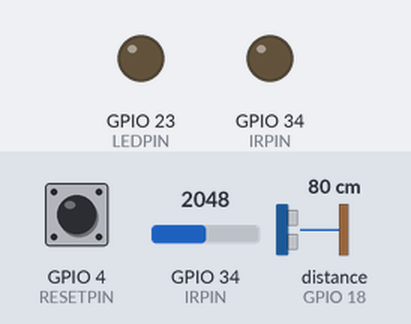
Simulated run of this program. Board: ESP32. Parts: output pins drawn as LEDs (lit = HIGH). Wiring (inferred from the names in the program): ultrasonic range finder: trigger GPIO 5; echo GPIO 18. Inputs (shaded band) come from the test bench; at power-on: GPIO 34 (IRPIN) = 2048, GPIO 4 (RESETPIN) HIGH, distance to the obstacle (sensor on GPIO 18) 80 cm. The echo pulse lasts 58.3 µs per cm; WiFi joins after 1.5 s; servers stay silent unless stated; the local clock reads 2024-03-15 10:24:30 at power-on unless the program sets it; storage starts empty; pins used as bus, display or sensor lines are not drawn; what the program prints to the serial monitor is not drawn.

Above: at 3.2 s.
3.3 s: GPIO 34 (IRPIN) set to 214
4.8 s: GPIO 34 (IRPIN) set to 179
At 5.4 s:
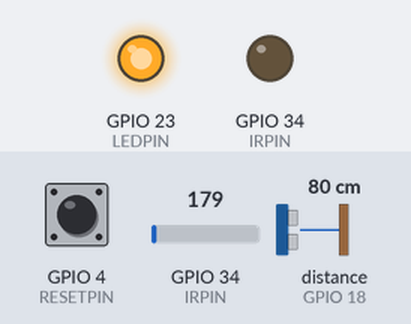
6.5 s: GPIO 34 (IRPIN) set to 240
At 7.6 s:
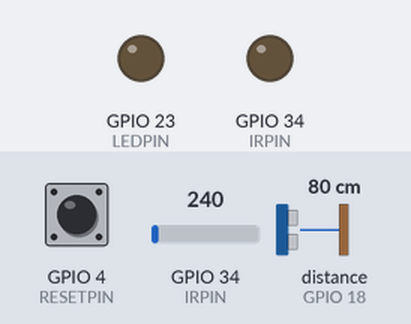
8.5 s: GPIO 34 (IRPIN) set to 160
At 9.1 s:
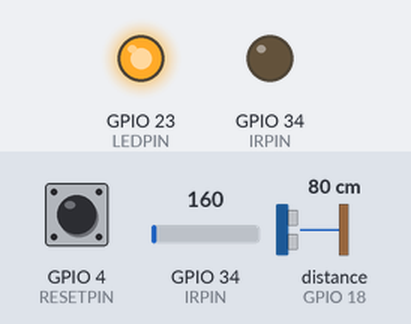
Timing chart, 0 to 11.0 s (numbered marks = the images above; inputs shaded):
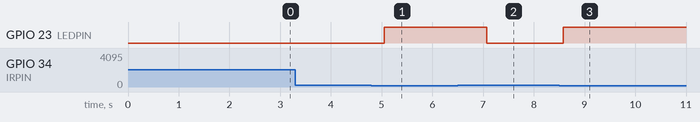

The program:

main.cpp
```cpp
#include <Arduino.h>
#include "SPIFFS.h"
#include <WiFi.h>
#include <AsyncTCP.h>
#include <ESPAsyncWebServer.h>
#include <ArduinoJson.h>
#include <time.h>

#define RESETPIN 4
#define LEDPIN 23
#define IRPIN 34
#define TRIGPIN 5
#define ECHOPIN 18
#define SOUND_SPEED 0.034 // in micro secs

// Server Variables
const char* _ssid = "SINGTEL-BE9C (2.4G)";
const char* _password = "oopheishoh";
AsyncWebServer server(80);
String processors(const String& var);
StaticJsonDocument<200> doc;
AsyncEventSource events("/events");
struct tm timeinfo;

int IRsensorvalue;
long duration;
float distanceCm;
int objcount = 0;

char objectcounter[128];
char filldepth[128];
char time_data[128];

unsigned long lastTime = 0;
unsigned long lastTimeDelay = 500;
unsigned long lastTime_Data = 0;
unsigned long lastTimeDelay_Data = 1000;

const char* ntpServer = "pool.ntp.org";
unsigned long Epoch_Time;
unsigned long Get_Epoch_Time();

String processors(const String& var){

  snprintf(objectcounter, sizeof(objectcounter), "%d ", objcount );
  snprintf(filldepth, sizeof(filldepth), "%f", distanceCm);
  snprintf(time_data, sizeof(time_data), "%d/%d/%d %d:%d:%d", timeinfo.tm_mday, timeinfo.tm_mon+1, timeinfo.tm_year-100, timeinfo.tm_hour,timeinfo.tm_min,timeinfo.tm_sec);

  if(var == "objectPlaceholder"){
    return objectcounter;
  }
  else if(var == "depthPlaceholder"){
    return filldepth;
  }
  else if(var == "timePlaceholder"){
    return time_data;
  }
  return String();
}

void initWIFI(){
  WiFi.begin(_ssid, _password);
  while (WiFi.status() != WL_CONNECTED) {
    delay(1000);
    Serial.println("Connecting to WiFi..");
  }

  // Print ESP Local IP Address
  Serial.println(WiFi.localIP());
}

void initSPIFFS() {
  if (!SPIFFS.begin(true)) {
    Serial.println("Error mounting SPIFFS");
  }
  Serial.println("SPIFFS mounted successfully");
}

String getPackageData(){
  String holder;
  doc["objectcounter"] = String(objcount);
  doc["filldepth"] = String(distanceCm);
  serializeJson(doc, holder);
  doc.clear();
  return String(holder);
}

String getTimeData(){
  String holder;
  doc["sec"] = String(timeinfo.tm_sec);
  doc["min"] = String(timeinfo.tm_min);
  doc["hr"] = String(timeinfo.tm_hour);
  doc["dd"] = String(timeinfo.tm_mday);
  doc["mm"] = String(timeinfo.tm_mon + 1);
  doc["yy"] = String(timeinfo.tm_year-100);
  serializeJson(doc, holder);
  doc.clear();
  return String(holder);
}

void setup() {
  Serial.begin(115200);

  initWIFI();
  initSPIFFS();
  configTime(28800, 0, ntpServer);

  pinMode(RESETPIN, INPUT);
  pinMode(LEDPIN, OUTPUT);
  pinMode(IRPIN, OUTPUT);
  pinMode(TRIGPIN, OUTPUT); // Sets the trigPin as an Output
  pinMode(ECHOPIN, INPUT); // Sets the echoPin as an Input

  server.on("/", HTTP_GET, [](AsyncWebServerRequest *request){
    request->send(SPIFFS, "/index.html", "text/html", false, processors);
  });

  server.on("/chart.min.js", HTTP_GET, [](AsyncWebServerRequest *request){
    request->send(SPIFFS, "/chart.min.js", "text/javascript");
  });

  server.serveStatic("/", SPIFFS, "/");

  server.onNotFound([](AsyncWebServerRequest *request){
    request->send(404, "text/plain", "The content you are looking for was not found.");
  });

  // Handle Web Server Events
  events.onConnect([](AsyncEventSourceClient *client){
    if(client->lastId()){
      Serial.printf("Client reconnected! Last message ID that it got is: %u\n", client->lastId());
    }
    // send event with message "hello!", id current millis
    // and set reconnect delay to 1 second
    client->send("hello!", NULL, millis(), 10000);
  });
  server.addHandler(&events);

  // Start server
  server.begin();

}
// https://cdnjs.cloudflare.com/ajax/libs/Chart.js/3.5.1/chart.min.js
void loop() {


  if (!getLocalTime(&timeinfo)) {
      //Serial.println("Failed to obtain time");
      return;
  }
  //Serial.println(&timeinfo, "%B %d %Y %H : %M : %S");
  //Serial.println(String(timeinfo.tm_sec) +  String(timeinfo.tm_min) + "Hours: " + String(timeinfo.tm_hour) + "day: " + String(timeinfo.tm_mday) + "mon: " +String(timeinfo.tm_mon) + "yr: " +String(timeinfo.tm_year));

  IRsensorvalue = analogRead(IRPIN);
  if(IRsensorvalue < 200) {
    digitalWrite(LEDPIN, HIGH);
    objcount++;
    delay(500);
  }
  else{
    digitalWrite(LEDPIN, LOW);
  }

  if(digitalRead(RESETPIN) == 0){
    objcount = 0;
  }

  // Clears the trigPin
  digitalWrite(TRIGPIN, LOW);
  delayMicroseconds(2);
  // Sets the trigPin on HIGH state for 10 micro seconds
  digitalWrite(TRIGPIN, HIGH);
  delayMicroseconds(10);
  digitalWrite(TRIGPIN, LOW);

  // Reads the echoPin, returns the sound wave travel time in microseconds
  duration = pulseIn(ECHOPIN, HIGH);

  // Calculate the distance, prevent errors
  if (duration < 64000)
    distanceCm = duration * SOUND_SPEED/2;

  if ((millis() - lastTime) > lastTimeDelay) {
    // Send Events to the Web Server with the Sensor Readings
    events.send(getPackageData().c_str(),"packageData",millis());
    lastTime = millis();
    //Serial.println(getPackageData().c_str());
  }

  if ((millis() - lastTime_Data) > lastTimeDelay_Data) {
    // Send Events to the Web Server with the Sensor Readings
    events.send(getTimeData().c_str(),"time",millis());
    lastTime_Data = millis();
    //Serial.println(getTimeData().c_str());
  }


  // Prints the distance in the Serial Monitor
  //Serial.print("Distance (cm): ");
  //Serial.println(objcount);
  //Serial.println(distanceCm);

  //float voltage = IRsensorvalue * (3.3 / 4096.0);
  //Serial.println(IRsensorvalue);
  //Serial.println(voltage);
  //Serial.println(duration);
  delay(500);
}
```

Measured:
- the behaviour switches between 200 and 199 on GPIO 34 (IRPIN) (found by bisection; images 0 and 1)
- after the input at 3.3 s, every drawn part: stays the same
- after the input at 4.8 s, GPIO 23 (LEDPIN): LOW → HIGH after 0.26 s
- after the input at 6.5 s, GPIO 23 (LEDPIN): HIGH → LOW after 0.57 s
- after the input at 8.5 s, GPIO 23 (LEDPIN): LOW → HIGH after 0.08 s
